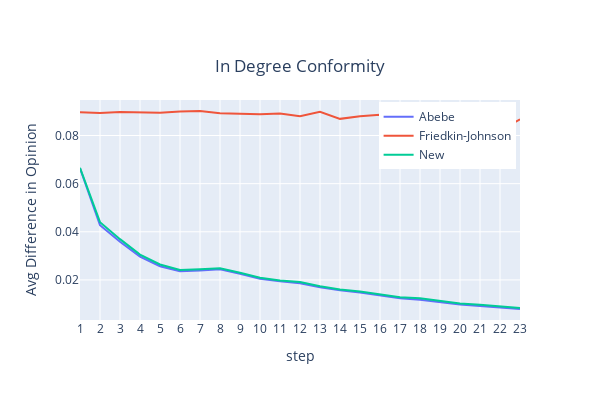

Notebook source saved alongside this figure:
### Code cell
# initialize attributes of the graph to test
g1 = GraphAttributeClass().add_attrs(g=g_init, conformity_node_dict=in_degree_cent_norm)
run_simulation(g1, title='In Degree Conformity')

### Figure 1 — Plotly figure (JSON) as saved in the notebook; plotly's stock layout.template omitted (floating-point values rounded to 4 significant figures)
{"data": [{"mode": "lines", "name": "Abebe", "type": "scatter", "x": [1, 2, 3, 4, 5, 6, 7, 8, 9, 10, 11, 12, 13, 14, 15, 16, 17, 18, 19, 20, 21, 22, 23], "y": [0.06639, 0.04272, 0.03587, 0.02969, 0.0257, 0.02357, 0.0239, 0.02438, 0.02259, 0.02051, 0.01939, 0.01862, 0.01693, 0.01565, 0.01475, 0.01341, 0.01238, 0.01178, 0.01071, 0.009733, 0.009199, 0.008603, 0.007911]}, {"mode": "lines", "name": "Friedkin-Johnson", "type": "scatter", "x": [1, 2, 3, 4, 5, 6, 7, 8, 9, 10, 11, 12, 13, 14, 15, 16, 17, 18, 19, 20, 21, 22, 23], "y": [0.08972, 0.08936, 0.08975, 0.08954, 0.08943, 0.08993, 0.09019, 0.08924, 0.08906, 0.08883, 0.0892, 0.08801, 0.08986, 0.08692, 0.08798, 0.08858, 0.08805, 0.08697, 0.08615, 0.08536, 0.08388, 0.08207, 0.08673]}, {"mode": "lines", "name": "New", "type": "scatter", "x": [1, 2, 3, 4, 5, 6, 7, 8, 9, 10, 11, 12, 13, 14, 15, 16, 17, 18, 19, 20, 21, 22, 23], "y": [0.06661, 0.044, 0.03694, 0.03049, 0.02639, 0.02416, 0.02442, 0.02484, 0.023, 0.02089, 0.01973, 0.01914, 0.01738, 0.01606, 0.01522, 0.01384, 0.01276, 0.01236, 0.01124, 0.01021, 0.009702, 0.009107, 0.008364]}], "layout": {"height": 400, "legend": {"x": 0.99, "xanchor": "right", "y": 0.99, "yanchor": "top"}, "title": {"text": "In Degree Conformity", "x": 0.5, "y": 0.85}, "width": 600, "xaxis": {"dtick": 1, "title": {"text": "step"}}, "yaxis": {"title": {"text": "Avg Difference in Opinion"}}}}
